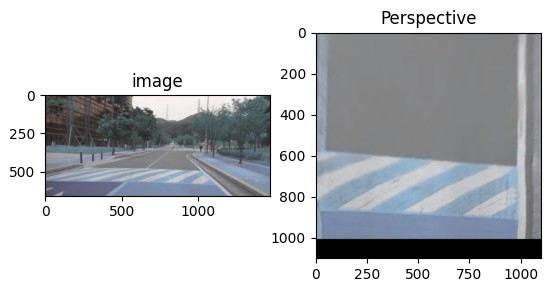
#> input picture 차선/affine_transform/affine_img.png, 554 x 296 px
$ python annotation_main.py --image ../affine_transform/affine_img.png --video ../affine_transform/affine_img.png --file ../affine_transform/affine_img.png
#> lines starting #> are read from the running program, lines starting #| are printed output that depends on the picture; after the words box and inside, x2 and y2 are one past the last pixel; in counts of white or black regions, pixels touching at a corner belong together
#import the necessary packages
import argparse
import cv2
import numpy as np
import os
import uuid

# initialize the list of reference points and boolean indicating
# whether cropping is being performed or not
ref_point = []
points=[]
cropping = False

b = (255,0,0)
g = (0,255,0)
r = (0,0,255)
p = (196,37,244)
colorlist=[r,g,b,p]

label = ["leftleft", "left", "right", "rightright"]

currentFrame=1
image = 0
#uuid_s = str(uuid.uuid4())[:5]

# [29 lines left out: functions shape_selection, load_video, not called in this run]

# load the image, clone it, and setup the mouse callback function
def load_image(image, image_path):
#> called with image = 0, image_path = '../affine_transform/affine_img.png'
	if image_path =="":
		image = np.zeros((288,800,3), np.uint8)
	else:
		image = cv2.imread(image_path)
#> image is the input picture: shape (296, 554, 3); mean B, G, R 197.4, 194.3, 191.8
		image = cv2.resize(image, dsize=(800,288))
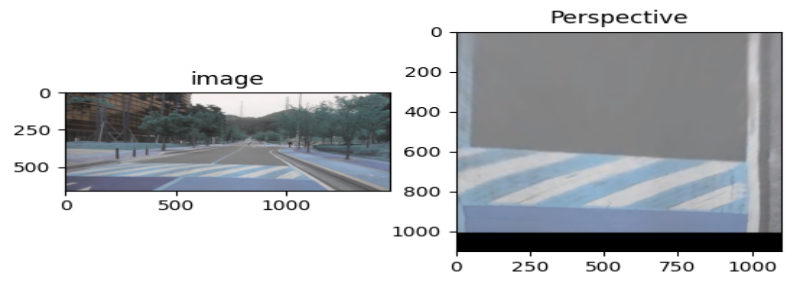
#> image: shape (288, 800, 3); mean B, G, R 197.4, 194.3, 191.8

	clone = image.copy()
	cv2.namedWindow("image")
	cv2.setMouseCallback("image", shape_selection)
	return image, clone

def legend():
	global image, points
	image = cv2.rectangle(image, (670,5), (790, 85), (255,255,255), -1)
	image = cv2.circle(image, (680,10), 4, r,-1)
	image = cv2.circle(image, (680,25), 4, g,-1)
	image = cv2.circle(image, (680,40), 4, b,-1)
	image = cv2.circle(image, (680,55), 4, p,-1)
	image = cv2.putText(image, "lane1: leftleft", (689, 15), 0,0.4,(0,0,0))
	image = cv2.putText(image, "lane2: left", (689, 30), 0,0.4,(0,0,0))
	image = cv2.putText(image, "lane3: right", (689, 45), 0,0.4,(0,0,0))
	image = cv2.putText(image, "lane4: rightright", (689, 60), 0,0.4,(0,0,0))
	image = cv2.putText(image, "Now, "+label[len(points)], (675, 75), 0, 0.5, (0,0,0))

	image = cv2.rectangle(image, (3,5), (130, 25), (255,255,255), -1)
	image = cv2.putText(image, "Frame: "+str(currentFrame), (5, 18), 0, 0.5, (0,0,0))
	cv2.imshow("image",image)

# keep looping until the 'q' key is pressed
def annot(image_path, clone):
#> called with image_path = '../affine_transform/affine_img.png'
	global image, ref_point, points #, uuid_s

	points=[]
	while True:
		count = []
		for laneType in label:
			legend()
			ref_point = []
			print("Annotate {} lane".format(laneType))
			cv2.imshow("image", image)
			cv2.moveWindow("image", 40,30)
			key = cv2.waitKey(0) & 0xFF

			# if the 'r' key is pressed, reset the cropping region
			if key == ord('r'):
				image=clone.copy()
				points =[]
				break

			while(True): # wait until user done keyPT job

				if key == 13:
					points.append(ref_point)
					count.append(1)
					break
				key = cv2.waitKey(1) & 0xFF

			print(points)
			print("annot. {} points, and saved!".format(len(ref_point)))
#> this loop made 4 passes; (key Esc is pressed on pass 1)
#> pass 1, in legend, `image = cv2.rectangle(image, (670,5), (790, 85), (255,255,255), -1)`:
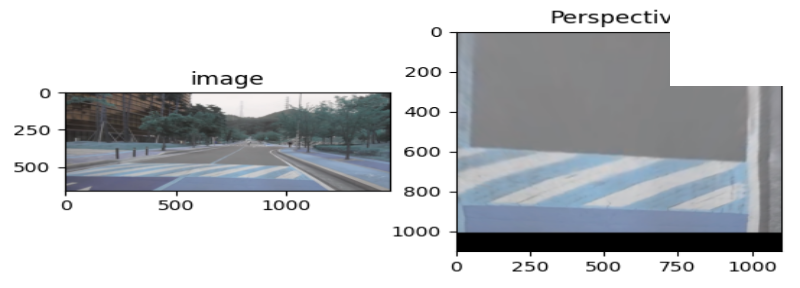
#> image: shape (288, 800, 3); 2.82% of pixels changed, all inside (x1, y1, x2, y2) = (670, 13, 785, 86)
#> after the loop, count = [1, 1, 1, 1]

		if len(points)==4:
			break

def make_txt_file(image_path, clone):
	global image, points
	make_binary_image(image_path)
	## DO SAVE, txt format, mkdir, or something good!
	ids = str(currentFrame)
	path = "./culane/video/"+image_path +"_annot"
	try:
		if not os.path.exists(path):
			os.makedirs(path)
	except OSError:
		print('Error: Creating directory of data')
	cv2.imwrite(path+"/"+ids+".jpg",clone)
	with open(path+"/"+ids+".txt", 'w') as output:
		for i, row in enumerate(points):
			output.write(label[i]+ " ")
			for data in row:
				output.write(str(data[0])+" "+str(data[1])+" ")
			output.write('\n')

# [16 lines left out: function draw_polynomial_regression_lane, not called in this run]

def make_binary_image(image_path):
#> called with image_path = '../affine_transform/affine_img.png'
	global points
	# path = "./culane/laneseg/video"+uuid_s+"/"+image_path+"_annot"
	path = "./culane/laneseg/video/"+image_path+"_annot"
	try:
		if not os.path.exists(path):
			os.makedirs(path)
	except OSError:
		print('Error: Creating directory of data')
	seg = np.zeros((288,800,1), np.uint8)
	for i, lane in enumerate(points):
		#seg = draw_polynomial_regression_lane(lane, seg, i)

		for idx in range(len(lane)-1):
			seg = cv2.line(seg, tuple(lane[idx]), tuple(lane[idx+1]), (i+1), 16)
#> seg: shape (288, 800, 1); every value is 0
			#seg = cv2.cvtColor(seg, cv2.COLOR_BGR2GRAY)
	cv2.imwrite(path+"/"+str(currentFrame)+".png",seg)

def main():
	global image, points, currentFrame
	# construct the argument parser and parse the arguments
	ap = argparse.ArgumentParser()
	ap.add_argument("-i", "--image", default="", help="Path to the image")
	ap.add_argument("-v", "--video", default="", help="Path to the video")
	ap.add_argument("-f", "--file", default="", help="Path to the file")
	ap.add_argument("-n", "--start_from_frame", default= 1 , help ="start the video's frame")
	args = ap.parse_args()

	# initialize the path
	image_path = args.image
	video_path = args.video
	file_path = args.file
	n = int(args.start_from_frame)
	currentFrame = int(args.start_from_frame)

	if image_path!="":
		image, clone = load_image(image, image_path)
		annot(image_path, clone)
		make_txt_file(image_path,clone)
#> the loop in make_txt_file, `for i, row in enumerate(points):` made 4 passes
	if video_path!="":
		cap = cv2.VideoCapture(video_path)
		i = 1
		print(int(cap.get(cv2.CAP_PROP_FRAME_COUNT)))
#| 1
		while True:
			ret, image = cap.read()
			if (i < currentFrame and ret == True):
				ret, image = cap.read()
				i = i+1
				print(i)
				continue
			image = cv2.resize(image, dsize=(800,288))
			clone = image.copy()
			image_path = './'+video_path[: -5]
			cv2.namedWindow("image")
			cv2.setMouseCallback("image", shape_selection)
			annot(image_path, clone)
#> the loop in annot (call 2), `for laneType in label:` made 4 passes
#> pass 1, in legend (call 5), `image = cv2.circle(image, (680,55), 4, p,-1)`:
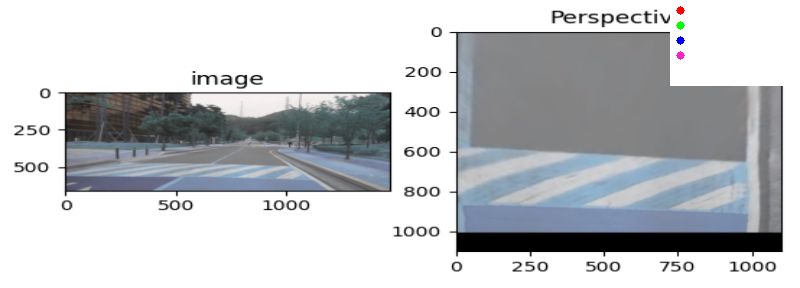
#> image: shape (288, 800, 3); 2.85% of pixels changed, all inside (x1, y1, x2, y2) = (670, 6, 785, 86)
#> pass 1, in legend (call 5), `image = cv2.putText(image, "lane1: leftleft", (689, 15), 0,0.4,(0,0,0))`:
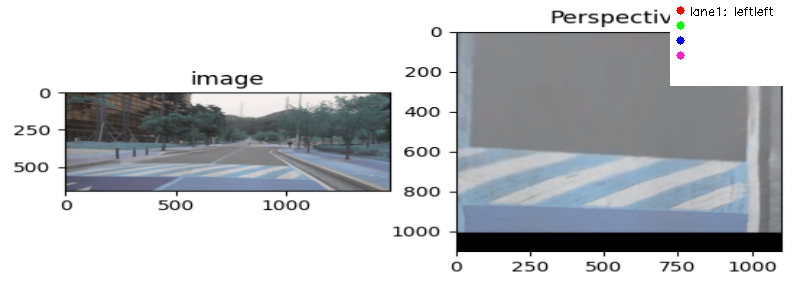
#> image: shape (288, 800, 3); 0.08% of pixels changed, all inside (x1, y1, x2, y2) = (691, 7, 773, 16)
#> pass 1, in legend (call 5), `image = cv2.putText(image, "lane2: left", (689, 30), 0,0.4,(0,0,0))`:
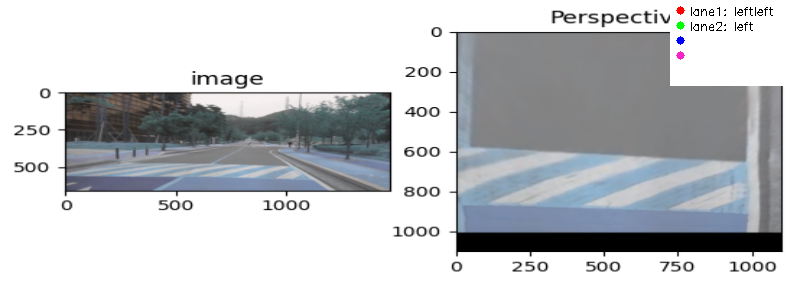
#> image: shape (288, 800, 3); 0.06% of pixels changed, all inside (x1, y1, x2, y2) = (691, 22, 753, 31)
#> pass 1, in legend (call 5), `image = cv2.putText(image, "lane3: right", (689, 45), 0,0.4,(0,0,0))`:
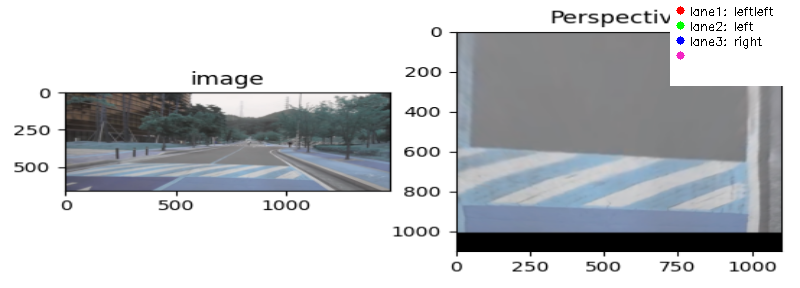
#> image: shape (288, 800, 3); 0.07% of pixels changed, all inside (x1, y1, x2, y2) = (691, 36, 762, 49)
			make_txt_file(image_path,clone)
#> the loop in make_binary_image (call 2), `for i, lane in enumerate(points):` made 4 passes
#> the loop in make_txt_file (call 2), `for i, row in enumerate(points):` made 4 passes
			currentFrame+=1


	if file_path!="":
		## Ready for retrieve next frame image, flush, variable or something
		for root, dirs, files in os.walk(file_path):
			for fname in files:
				if fname.endswith(".jpg"):
					image_path = os.path.join(root, fname)
					image, clone = load_image(image, image_path)
					image = cv2.resize(image, dsize=(800,288))
					annot(image_path, clone)
					make_txt_file(image_path,clone)

if __name__ == '__main__':
	main()
